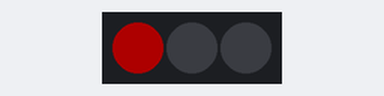
Recording of a program running on a simulated ESP32 board running MicroPython. On the bench: 3 RGB LEDs in strip order, left to right. Dim RGB values are drawn brighter than linear.

Above: at 0.2 s.
At 0.7 s:
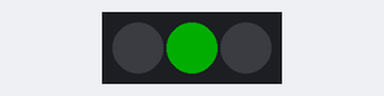
At 2.7 s:
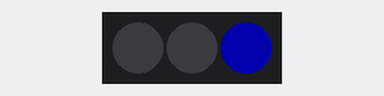
Timing chart, 0 to 3.5 s (numbered marks = the images above):
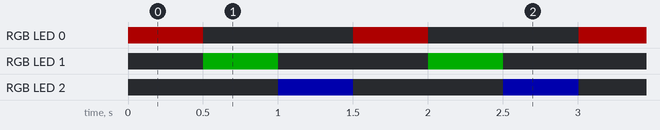

Measured:
- by itself, RGB LED 0: alternates RGB(50, 0, 0) for 0.50 s and off for 1.0 s
- by itself, RGB LED 1: alternates RGB(0, 50, 0) for 0.50 s and off for 1.0 s
- by itself, RGB LED 2: alternates RGB(0, 0, 50) for 0.50 s and off for 1.0 s

The program:

RGB-ex2.py
```python
#　0P01023 -  ピョー　ウェイ　ソー

from machine import Pin
from neopixel import NeoPixel
from time import sleep

# 関数−１
def off():
    for i in range(3):
        traffic_light[i] = (0, 0, 0)
    traffic_light.write()

# 関数-2
def dur():
   sleep(0.5)

# Object-1 for the 3 Pixcels
traffic_light = NeoPixel(Pin(10,Pin.OUT),3)

RED   = (50, 0, 0)
GREEN = (0, 50, 0)
BLUE  = (0, 0, 50)
color = [ RED, GREEN, BLUE ]

try:
    while True:
       for x in range(3):
           off()
           traffic_light[x] = color[x]
           traffic_light.write()
           dur()


except KeyboardInterrupt:
          off()
          print("Program stopped")

    
```
